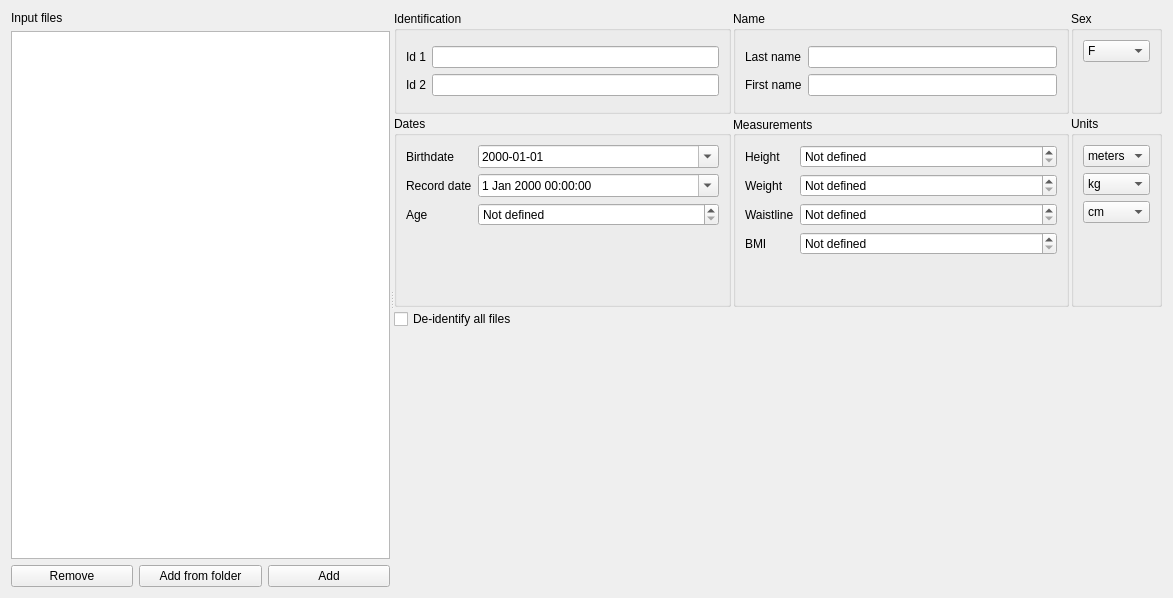
<?xml version="1.0" encoding="UTF-8"?>
<ui version="4.0">
 <class>InputFilesStep</class>
 <widget class="QWidget" name="InputFilesStep">
  <property name="geometry">
   <rect>
    <x>0</x>
    <y>0</y>
    <width>1173</width>
    <height>598</height>
   </rect>
  </property>
  <property name="windowTitle">
   <string/>
  </property>
  <layout class="QVBoxLayout" name="verticalLayout_7">
   <item>
    <widget class="QSplitter" name="splitter">
     <property name="orientation">
      <enum>Qt::Horizontal</enum>
     </property>
     <property name="childrenCollapsible">
      <bool>false</bool>
     </property>
     <widget class="QWidget" name="layoutWidget">
      <layout class="QVBoxLayout" name="verticalLayout_8">
       <property name="sizeConstraint">
        <enum>QLayout::SetDefaultConstraint</enum>
       </property>
       <item>
        <widget class="QLabel" name="label_12">
         <property name="text">
          <string>Input files</string>
         </property>
        </widget>
       </item>
       <item>
        <widget class="QTableView" name="file_tableview">
         <property name="alternatingRowColors">
          <bool>true</bool>
         </property>
         <property name="selectionMode">
          <enum>QAbstractItemView::SingleSelection</enum>
         </property>
         <property name="selectionBehavior">
          <enum>QAbstractItemView::SelectRows</enum>
         </property>
         <attribute name="horizontalHeaderStretchLastSection">
          <bool>true</bool>
         </attribute>
        </widget>
       </item>
       <item>
        <layout class="QHBoxLayout" name="horizontalLayout_2">
         <item>
          <widget class="QPushButton" name="remove_pushbutton">
           <property name="text">
            <string>Remove</string>
           </property>
          </widget>
         </item>
         <item>
          <widget class="QPushButton" name="add_from_folder_pushbutton">
           <property name="text">
            <string>Add from folder</string>
           </property>
          </widget>
         </item>
         <item>
          <widget class="QPushButton" name="add_pushbutton">
           <property name="text">
            <string>Add</string>
           </property>
          </widget>
         </item>
        </layout>
       </item>
      </layout>
     </widget>
     <widget class="QWidget" name="layoutWidget">
      <layout class="QGridLayout" name="gridLayout" rowstretch="0,0,0,1">
       <property name="spacing">
        <number>2</number>
       </property>
       <item row="3" column="2">
        <spacer name="verticalSpacer_2">
         <property name="orientation">
          <enum>Qt::Vertical</enum>
         </property>
         <property name="sizeHint" stdset="0">
          <size>
           <width>20</width>
           <height>40</height>
          </size>
         </property>
        </spacer>
       </item>
       <item row="0" column="2">
        <widget class="QGroupBox" name="groupBox_5">
         <property name="styleSheet">
          <string notr="true">font: 12pt &quot;Roboto&quot;;</string>
         </property>
         <property name="title">
          <string>Sex</string>
         </property>
         <layout class="QVBoxLayout" name="verticalLayout_3">
          <item>
           <widget class="QComboBox" name="sex_combobox">
            <property name="currentIndex">
             <number>0</number>
            </property>
            <item>
             <property name="text">
              <string>F</string>
             </property>
            </item>
            <item>
             <property name="text">
              <string>M</string>
             </property>
            </item>
            <item>
             <property name="text">
              <string>X</string>
             </property>
            </item>
           </widget>
          </item>
          <item>
           <spacer name="verticalSpacer_7">
            <property name="orientation">
             <enum>Qt::Vertical</enum>
            </property>
            <property name="sizeHint" stdset="0">
             <size>
              <width>20</width>
              <height>40</height>
             </size>
            </property>
           </spacer>
          </item>
         </layout>
        </widget>
       </item>
       <item row="3" column="1">
        <spacer name="verticalSpacer_3">
         <property name="orientation">
          <enum>Qt::Vertical</enum>
         </property>
         <property name="sizeHint" stdset="0">
          <size>
           <width>20</width>
           <height>40</height>
          </size>
         </property>
        </spacer>
       </item>
       <item row="1" column="0">
        <widget class="QGroupBox" name="groupBox">
         <property name="styleSheet">
          <string notr="true"/>
         </property>
         <property name="title">
          <string>Dates</string>
         </property>
         <property name="flat">
          <bool>true</bool>
         </property>
         <layout class="QVBoxLayout" name="verticalLayout_4">
          <item>
           <layout class="QFormLayout" name="formLayout_2">
            <item row="0" column="0">
             <widget class="QLabel" name="label_5">
              <property name="text">
               <string>Birthdate</string>
              </property>
              <property name="alignment">
               <set>Qt::AlignLeading|Qt::AlignLeft|Qt::AlignVCenter</set>
              </property>
             </widget>
            </item>
            <item row="0" column="1">
             <widget class="QDateTimeEdit" name="birthdate_timeedit">
              <property name="displayFormat">
               <string>yyyy-MM-dd</string>
              </property>
              <property name="calendarPopup">
               <bool>true</bool>
              </property>
             </widget>
            </item>
            <item row="1" column="0">
             <widget class="QLabel" name="label_6">
              <property name="text">
               <string>Record date</string>
              </property>
              <property name="alignment">
               <set>Qt::AlignLeading|Qt::AlignLeft|Qt::AlignVCenter</set>
              </property>
             </widget>
            </item>
            <item row="1" column="1">
             <widget class="QDateTimeEdit" name="record_date_timeedit">
              <property name="calendarPopup">
               <bool>true</bool>
              </property>
             </widget>
            </item>
            <item row="2" column="1">
             <widget class="QSpinBox" name="age_spinbox">
              <property name="specialValueText">
               <string>Not defined</string>
              </property>
              <property name="suffix">
               <string/>
              </property>
              <property name="minimum">
               <number>0</number>
              </property>
              <property name="maximum">
               <number>200</number>
              </property>
              <property name="value">
               <number>0</number>
              </property>
             </widget>
            </item>
            <item row="2" column="0">
             <widget class="QLabel" name="label_7">
              <property name="text">
               <string>Age</string>
              </property>
              <property name="alignment">
               <set>Qt::AlignLeading|Qt::AlignLeft|Qt::AlignVCenter</set>
              </property>
             </widget>
            </item>
           </layout>
          </item>
          <item>
           <spacer name="verticalSpacer_6">
            <property name="orientation">
             <enum>Qt::Vertical</enum>
            </property>
            <property name="sizeHint" stdset="0">
             <size>
              <width>20</width>
              <height>40</height>
             </size>
            </property>
           </spacer>
          </item>
         </layout>
        </widget>
       </item>
       <item row="3" column="0">
        <spacer name="verticalSpacer">
         <property name="orientation">
          <enum>Qt::Vertical</enum>
         </property>
         <property name="sizeHint" stdset="0">
          <size>
           <width>20</width>
           <height>40</height>
          </size>
         </property>
        </spacer>
       </item>
       <item row="1" column="1">
        <widget class="QGroupBox" name="groupBox_3">
         <property name="styleSheet">
          <string notr="true"/>
         </property>
         <property name="title">
          <string>Measurements</string>
         </property>
         <property name="alignment">
          <set>Qt::AlignJustify|Qt::AlignVCenter</set>
         </property>
         <property name="checkable">
          <bool>false</bool>
         </property>
         <layout class="QVBoxLayout" name="verticalLayout_5">
          <item>
           <layout class="QFormLayout" name="formLayout">
            <item row="0" column="0">
             <widget class="QLabel" name="label_8">
              <property name="text">
               <string>Height</string>
              </property>
              <property name="alignment">
               <set>Qt::AlignLeading|Qt::AlignLeft|Qt::AlignVCenter</set>
              </property>
             </widget>
            </item>
            <item row="0" column="1">
             <widget class="QDoubleSpinBox" name="height_doublespinbox">
              <property name="specialValueText">
               <string>Not defined</string>
              </property>
              <property name="maximum">
               <double>1000.000000000000000</double>
              </property>
             </widget>
            </item>
            <item row="1" column="0">
             <widget class="QLabel" name="label_9">
              <property name="text">
               <string>Weight</string>
              </property>
              <property name="alignment">
               <set>Qt::AlignLeading|Qt::AlignLeft|Qt::AlignVCenter</set>
              </property>
             </widget>
            </item>
            <item row="1" column="1">
             <widget class="QDoubleSpinBox" name="weight_doublespinbox">
              <property name="specialValueText">
               <string>Not defined</string>
              </property>
              <property name="maximum">
               <double>1000.000000000000000</double>
              </property>
             </widget>
            </item>
            <item row="2" column="0">
             <widget class="QLabel" name="label_10">
              <property name="text">
               <string>Waistline</string>
              </property>
              <property name="alignment">
               <set>Qt::AlignLeading|Qt::AlignLeft|Qt::AlignVCenter</set>
              </property>
             </widget>
            </item>
            <item row="2" column="1">
             <widget class="QDoubleSpinBox" name="waistline_doublespinbox">
              <property name="specialValueText">
               <string>Not defined</string>
              </property>
              <property name="maximum">
               <double>1000.000000000000000</double>
              </property>
             </widget>
            </item>
            <item row="3" column="0">
             <widget class="QLabel" name="label_11">
              <property name="text">
               <string>BMI</string>
              </property>
              <property name="alignment">
               <set>Qt::AlignLeading|Qt::AlignLeft|Qt::AlignVCenter</set>
              </property>
             </widget>
            </item>
            <item row="3" column="1">
             <widget class="QDoubleSpinBox" name="bmi_doublespinbox">
              <property name="specialValueText">
               <string>Not defined</string>
              </property>
              <property name="maximum">
               <double>1000.000000000000000</double>
              </property>
             </widget>
            </item>
           </layout>
          </item>
          <item>
           <spacer name="verticalSpacer_5">
            <property name="orientation">
             <enum>Qt::Vertical</enum>
            </property>
            <property name="sizeHint" stdset="0">
             <size>
              <width>20</width>
              <height>40</height>
             </size>
            </property>
           </spacer>
          </item>
         </layout>
        </widget>
       </item>
       <item row="1" column="2">
        <widget class="QGroupBox" name="groupBox_6">
         <property name="styleSheet">
          <string notr="true"/>
         </property>
         <property name="title">
          <string>Units</string>
         </property>
         <property name="flat">
          <bool>true</bool>
         </property>
         <layout class="QVBoxLayout" name="verticalLayout_6">
          <item>
           <layout class="QGridLayout" name="gridLayout_6">
            <item row="0" column="0">
             <widget class="QComboBox" name="height_unit_combobox">
              <item>
               <property name="text">
                <string>meters</string>
               </property>
              </item>
              <item>
               <property name="text">
                <string>feets</string>
               </property>
              </item>
             </widget>
            </item>
            <item row="1" column="0">
             <widget class="QComboBox" name="weight_unit_combobox">
              <item>
               <property name="text">
                <string>kg</string>
               </property>
              </item>
              <item>
               <property name="text">
                <string>lbs</string>
               </property>
              </item>
             </widget>
            </item>
            <item row="2" column="0">
             <widget class="QComboBox" name="waistline_unit_combobox">
              <item>
               <property name="text">
                <string>cm</string>
               </property>
              </item>
              <item>
               <property name="text">
                <string>inches</string>
               </property>
              </item>
             </widget>
            </item>
           </layout>
          </item>
          <item>
           <spacer name="verticalSpacer_4">
            <property name="orientation">
             <enum>Qt::Vertical</enum>
            </property>
            <property name="sizeHint" stdset="0">
             <size>
              <width>20</width>
              <height>40</height>
             </size>
            </property>
           </spacer>
          </item>
         </layout>
        </widget>
       </item>
       <item row="2" column="0">
        <widget class="QCheckBox" name="deidentify_checkbox">
         <property name="text">
          <string>De-identify all files</string>
         </property>
        </widget>
       </item>
       <item row="0" column="0">
        <widget class="QGroupBox" name="groupBox_2">
         <property name="font">
          <font>
           <kerning>true</kerning>
          </font>
         </property>
         <property name="styleSheet">
          <string notr="true"/>
         </property>
         <property name="title">
          <string>Identification</string>
         </property>
         <property name="flat">
          <bool>true</bool>
         </property>
         <layout class="QVBoxLayout" name="verticalLayout">
          <item>
           <layout class="QGridLayout" name="gridLayout_2">
            <item row="1" column="1">
             <widget class="QLineEdit" name="id2_lineedit"/>
            </item>
            <item row="1" column="0">
             <widget class="QLabel" name="label_2">
              <property name="text">
               <string>Id 2</string>
              </property>
             </widget>
            </item>
            <item row="0" column="1">
             <widget class="QLineEdit" name="id1_lineedit"/>
            </item>
            <item row="0" column="0">
             <widget class="QLabel" name="label">
              <property name="text">
               <string>Id 1</string>
              </property>
              <property name="alignment">
               <set>Qt::AlignLeading|Qt::AlignLeft|Qt::AlignVCenter</set>
              </property>
             </widget>
            </item>
           </layout>
          </item>
         </layout>
        </widget>
       </item>
       <item row="0" column="1">
        <widget class="QGroupBox" name="groupBox_4">
         <property name="styleSheet">
          <string notr="true"/>
         </property>
         <property name="title">
          <string>Name</string>
         </property>
         <layout class="QVBoxLayout" name="verticalLayout_2">
          <item>
           <layout class="QGridLayout" name="gridLayout_3">
            <item row="0" column="0">
             <widget class="QLabel" name="label_3">
              <property name="text">
               <string>Last name</string>
              </property>
             </widget>
            </item>
            <item row="0" column="1">
             <widget class="QLineEdit" name="last_name_lineedit"/>
            </item>
            <item row="1" column="0">
             <widget class="QLabel" name="label_4">
              <property name="text">
               <string>First name</string>
              </property>
             </widget>
            </item>
            <item row="1" column="1">
             <widget class="QLineEdit" name="first_name_lineedit"/>
            </item>
           </layout>
          </item>
         </layout>
        </widget>
       </item>
      </layout>
     </widget>
    </widget>
   </item>
  </layout>
 </widget>
 <resources>
  <include location="../../../../../snooz-toolbox-ceams/src/main/python/ui/themes/themes.qrc"/>
 </resources>
 <connections>
  <connection>
   <sender>remove_pushbutton</sender>
   <signal>clicked()</signal>
   <receiver>InputFilesStep</receiver>
   <slot>on_remove_file()</slot>
   <hints>
    <hint type="sourcelabel">
     <x>50</x>
     <y>570</y>
    </hint>
    <hint type="destinationlabel">
     <x>438</x>
     <y>296</y>
    </hint>
   </hints>
  </connection>
  <connection>
   <sender>add_pushbutton</sender>
   <signal>clicked()</signal>
   <receiver>InputFilesStep</receiver>
   <slot>on_add_files()</slot>
   <hints>
    <hint type="sourcelabel">
     <x>244</x>
     <y>570</y>
    </hint>
    <hint type="destinationlabel">
     <x>438</x>
     <y>296</y>
    </hint>
   </hints>
  </connection>
  <connection>
   <sender>add_from_folder_pushbutton</sender>
   <signal>clicked()</signal>
   <receiver>InputFilesStep</receiver>
   <slot>on_add_from_folder()</slot>
   <hints>
    <hint type="sourcelabel">
     <x>147</x>
     <y>570</y>
    </hint>
    <hint type="destinationlabel">
     <x>438</x>
     <y>296</y>
    </hint>
   </hints>
  </connection>
  <connection>
   <sender>deidentify_checkbox</sender>
   <signal>clicked()</signal>
   <receiver>InputFilesStep</receiver>
   <slot>on_deidentify_change()</slot>
   <hints>
    <hint type="sourcelabel">
     <x>406</x>
     <y>347</y>
    </hint>
    <hint type="destinationlabel">
     <x>438</x>
     <y>296</y>
    </hint>
   </hints>
  </connection>
 </connections>
 <slots>
  <slot>on_add_files()</slot>
  <slot>on_add_from_folder()</slot>
  <slot>on_remove_file()</slot>
  <slot>on_file_selection_change()</slot>
  <slot>on_deidentify_change()</slot>
 </slots>
</ui>
